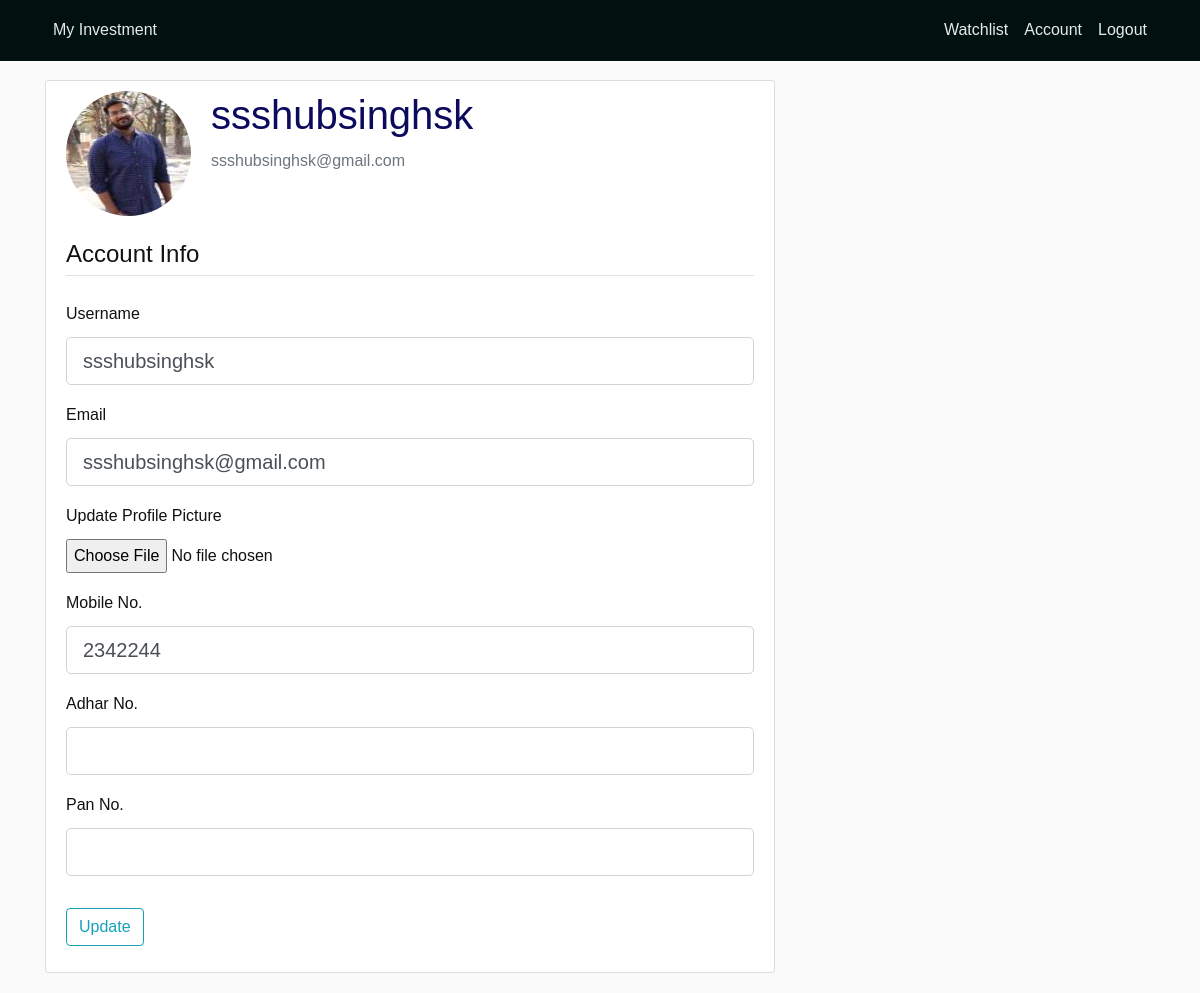
Page /account (signed in) on the committed database.
### stock/models.py (models this page shows, shortened)
class User(db.Model,UserMixin):
    id = db.Column(db.Integer,primary_key=True)
    username = db.Column(db.String(20), unique=True, nullable=False)
    name = db.Column(db.String(120), unique=True, nullable=False)
    password = db.Column(db.String(60), nullable=False)
    email = db.Column(db.String(120),nullable=False)
    image_file = db.Column(db.String(20), nullable=False, default='default.jpg')
    mobileno = db.Column(db.String(10), nullable=False, default='2342244')
    adharno = db.Column(db.String(100), nullable=False, default='23727474')
    panno = db.Column(db.String(100), nullable=False, default='839284823')
    stocks = db.relationship('Stock', backref='author', lazy=True)
    watch = db.relationship('Watch', backref='author', lazy=True)

### stock/routes.py (the view)
@app.route("/account", methods=['GET', 'POST'])
@login_required
def account():
    form = UpdateAccountForm()
    if form.validate_on_submit():
        if form.picture.data:
            picture_file = save_picture(form.picture.data)
            current_user.image_file = picture_file
        current_user.username = form.username.data
        current_user.email = form.email.data
        current_user.mobileno = form.mobileno.data
        hashed_adhar = bcrypt.generate_password_hash(form.adharno.data).decode('utf-8')
        current_user.adharno = hashed_adhar
        hashed_pan = bcrypt.generate_password_hash(form.panno.data).decode('utf-8')
        current_user.panno = hashed_pan
        db.session.commit()
        flash('Your account has been updated!', 'success')
        return redirect(url_for('account'))
    elif request.method == 'GET':
        print(type(current_user.username))
        form.username.data = current_user.username
        form.email.data = current_user.email
        form.mobileno.data = current_user.mobileno
    image_file = url_for('static', filename='profile_pics/' + current_user.image_file)
    return render_template('account.html', title='Account',
                           image_file=image_file, form=form)

### stock/forms.py (shortened to what this page needs)
class UpdateAccountForm(FlaskForm):
    username = StringField('Username',
                           validators=[DataRequired(), Length(min=2, max=20)])
    email = StringField('Email',
                        validators=[DataRequired(), Email()])
    mobileno = StringField('Mobile No.',
                        validators=[DataRequired(), Length( max=10)])
    adharno = StringField('Adhar No.',
                        validators=[DataRequired(), Length( max=12)])
    panno = StringField('Pan No.',
                        validators=[DataRequired(), Length( max=10)])
    picture = FileField('Update Profile Picture', validators=[FileAllowed(['jpg', 'png','jpeg'])])
    submit = SubmitField('Update')

### stock/models.py (called while the page is built)
@login_manager.user_loader
def load_user(user_id):
    return User.query.get(int(user_id))

### stock/templates/account.html (shortened to what this page needs)
{% extends "layout.html" %}
{% block content %}
    <div class="content-section">
      <div class="media">
        <img class="rounded-circle account-img" src="{{ image_file }}">
        <div class="media-body">
          <h2 class="account-heading">{{ current_user.username }}</h2>
          <p class="text-secondary">{{ current_user.email }}</p>
        </div>
      </div>
        <form method="POST" action="" enctype="multipart/form-data">
            <fieldset class="form-group">
                <legend class="border-bottom mb-4">Account Info</legend>
                <div class="form-group">
                    {{ form.username.label(class="form-control-label") }}
                    {% if form.username.errors %}
                        {{ form.username(class="form-control form-control-lg is-invalid") }}
                        <div class="invalid-feedback">
                            {% for error in form.username.errors %}
                                <span>{{ error }}</span>
                            {% endfor %}
                        </div>
                    {% else %}
                        {{ form.username(class="form-control form-control-lg") }}
                    {% endif %}
                </div>
                <div class="form-group">
                    {{ form.email.label(class="form-control-label") }}
                    {% if form.email.errors %}
                        {{ form.email(class="form-control form-control-lg is-invalid") }}
                        <div class="invalid-feedback">
                            {% for error in form.email.errors %}
                                <span>{{ error }}</span>
                            {% endfor %}
                        </div>
                    {% else %}
                        {{ form.email(class="form-control form-control-lg") }}
                    {% endif %}
                </div>
                <div class="form-group">
                    {{ form.picture.label() }}
                    {{ form.picture(class="form-control-file") }}
                </div>
                <div class="form-group">
                    {{ form.mobileno.label(class="form-control-label") }}
                    {% if form.mobileno.errors %}
                        {{ form.mobileno(class="form-control form-control-lg is-invalid") }}
                        <div class="invalid-feedback">
                            {% for error in form.mobileno.errors %}
                                <span>{{ error }}</span>
                            {% endfor %}
                        </div>
                    {% else %}
                        {{ form.mobileno(class="form-control form-control-lg") }}
                    {% endif %}
                </div>
                <div class="form-group">
                    {{ form.adharno.label(class="form-control-label") }}
                    {% if form.adharno.errors %}
                        {{ form.adharno(class="form-control form-control-lg is-invalid") }}
                        <div class="invalid-feedback">
                            {% for error in form.adharno.errors %}
                                <span>{{ error }}</span>
                            {% endfor %}
                        </div>
                    {% else %}
                        {{ form.adharno(class="form-control form-control-lg") }}
                    {% endif %}
                </div>
                <div class="form-group">
                    {{ form.panno.label(class="form-control-label") }}
                    {% if form.panno.errors %}
                        {{ form.panno(class="form-control form-control-lg is-invalid") }}
                        <div class="invalid-feedback">
                            {% for error in form.panno.errors %}
                                <span>{{ error }}</span>
                            {% endfor %}
                        </div>
                    {% else %}
                        {{ form.panno(class="form-control form-control-lg") }}
                    {% endif %}
                </div>
            </fieldset>
            <div class="form-group">
                {{ form.submit(class="btn btn-outline-info") }}
            </div>
        </form>
    </div>
{% endblock content %}

### stock/static/css/main.css (style rules this page uses)
body { background: #fafafa; color: #111111; margin-top: 5rem; height: 100%; }
h1, h2, h3, h4, h5, h6 { color: #0b0a5c; }
.content-section { background: #ffffff; padding: 10px 20px; border: 1px solid #dddddd; border-radius: 3px; margin-bottom: 20px; }
.account-img { height: 125px; width: 125px; margin-right: 20px; margin-bottom: 16px; }
.account-heading { font-size: 2.5rem; }
html { height: 100%; }

### stock/templates/layout.html (style rules this page uses)
body,h1,h2,h3,h4,h5,h6 { font-family: "Raleway", sans-serif }
body, html { height: 100%; line-height: 1.8; }

### rows in the picture
User: username "ssshubsinghsk", email "ssshubsinghsk@gmail.com", mobileno "2342244"
